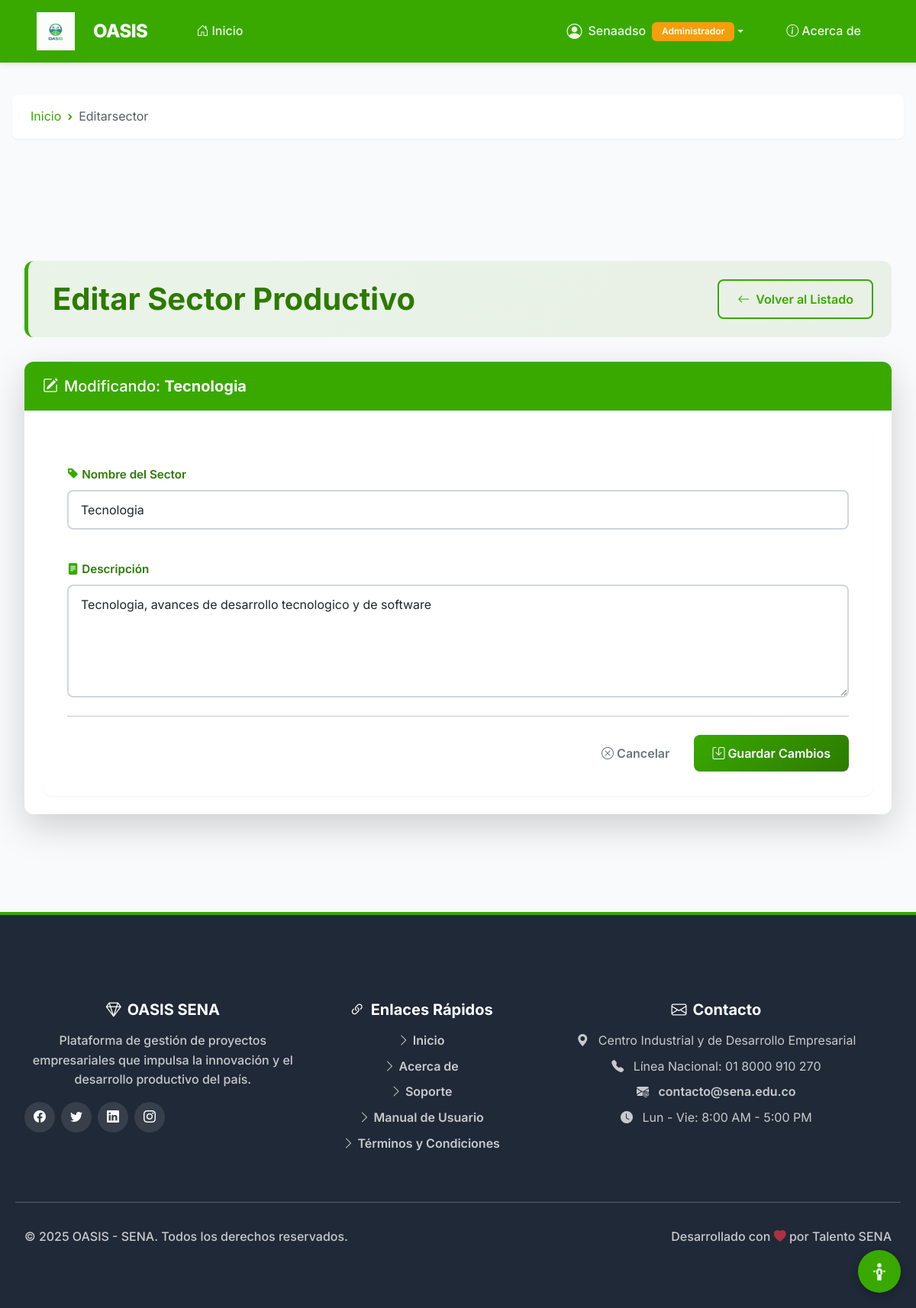
Page /gestion/sectores/editar/1/ (signed in) on the committed database.
### usuario/models.py (models this page shows, shortened)
class Usuario(AbstractUser):
    ADMIN = "ADMIN"
    EMPRESA = "EMPRESA"
    APRENDIZ = "APRENDIZ"
    INSTRUCTOR = "INSTRUCTOR"
    ROLES = [
        (ADMIN, "Administrador"),
        (EMPRESA, "Empresa"),
        (APRENDIZ, "Aprendiz"),
        (INSTRUCTOR, "Instructor"),
    ]
    rol = models.CharField(max_length=20, choices=ROLES, default=APRENDIZ, verbose_name="Rol del Usuario")
    esta_activo = models.BooleanField(default=True, verbose_name="Está Activo")
    class Meta:
        verbose_name = "Usuario del Sistema"
        verbose_name_plural = "Usuarios del Sistema"

class SectorProductivo(models.Model):
    nombre = models.CharField(max_length=100, unique=True, verbose_name="Sector Productivo")
    descripcion = models.TextField(blank=True, null=True, verbose_name="Descripción del Sector")
    class Meta:
        verbose_name = "Sector Productivo"
        verbose_name_plural = "Sectores Productivos"

### usuario/utils.py (the view)
        def _wrapped_view(request, *args, **kwargs):
            user = request.user
            if not user.is_authenticated:
                return redirect(reverse('auth:login') + f'?next={request.get_full_path()}')
            if user.is_superuser:
                return view_func(request, *args, **kwargs)
            if hasattr(user, 'rol') and user.rol in allowed_roles:
                return view_func(request, *args, **kwargs)
            messages.error(request, "No tienes permiso para acceder a esta página.")
            return redirect('home:inicio') # Redirige a la página de inicio de la app 'home'

### gestion/templates/editar_sector.html (shortened to what this page needs)
{% extends 'base.html' %}
{% load widget_tweaks %}
{% block content %}
<div class="container my-5">
    <div class="header-edit">
        <h1>
            Editar Sector Productivo
        </h1>
        <a href="{% url 'gestion:gestion_sectores' %}" class="btn btn-sena-outline">
            <i class="bi bi-arrow-left me-2"></i>Volver al Listado
        </a>
    </div>
    <div class="card card-edit shadow-lg">
        <div class="card-header card-header-edit">
            <h5 class="mb-0">
                <i class="bi bi-pencil-square me-2"></i>Modificando: <strong>{{ sector.nombre }}</strong>
            </h5>
        </div>
        <div class="card-body p-4">
            <form method="POST" novalidate>
                <div class="mb-4">
                    <label for="{{ form.nombre.id_for_label }}" class="form-label">
                        <i class="bi bi-tag-fill text-sena me-1"></i>Nombre del Sector
                    </label>
                    {% render_field form.nombre class="form-control" placeholder="Nombre del sector" %}
                </div>
                <div class="mb-4">
                    <label for="{{ form.descripcion.id_for_label }}" class="form-label">
                        <i class="bi bi-file-text-fill text-sena me-1"></i>Descripción
                    </label>
                    {% render_field form.descripcion class="form-control" rows="5" placeholder="Detalles del sector..." %}
                </div>
                <hr class="my-4">
                <div class="d-flex justify-content-end gap-2">
                    <a href="{% url 'gestion:gestion_sectores' %}" class="btn btn-outline-secondary">
                        <i class="bi bi-x-circle me-1"></i>Cancelar
                    </a>
                    <button type="submit" class="btn btn-sena">
                        <i class="bi bi-save me-1"></i>Guardar Cambios
                    </button>
                </div>
            </form>
        </div>
    </div>
</div>
{% endblock %}

### home/templates/base.html (shortened to what this page needs)
<!DOCTYPE html>
{% load static %}
<html lang="es">
<head>
    <link href="https://cdn.jsdelivr.net/npm/bootstrap@5.3.0/dist/css/bootstrap.min.css" rel="stylesheet">
    <link rel="stylesheet" href="https://cdn.jsdelivr.net/npm/bootstrap-icons@1.11.3/font/bootstrap-icons.min.css">
    <link rel="stylesheet" href="{% static 'css/styles.css' %}">
</head>
<body>
    <nav class="navbar navbar-expand-lg navbar-dark" id="mainNavbar">
        <div class="container-fluid px-lg-5">
            <a class="navbar-brand d-flex align-items-center" href="{% url 'home:inicio' %}">
                <img class="logo_OASIS" src="{% static 'img/logo/Logo_OASIS.jpg' %}" alt="Logo OASIS">
                <span>OASIS</span>
            </a>
            <div class="collapse navbar-collapse" id="navbarNav">
                <ul class="navbar-nav me-auto mb-2 mb-lg-0 ms-lg-4">
                    <li class="nav-item">
                        <a class="nav-link {% if request.resolver_match.url_name == 'home:inicio' %}active{% endif %}"
                            href="{% url 'home:inicio' %}">
                            <i class="bi bi-house-door me-1"></i>Inicio
                        </a>
                    </li>
                </ul>
                <ul class="navbar-nav align-items-lg-center gap-2">
                    {% if user.is_authenticated %}
                    <li class="nav-item dropdown">
                        <a class="nav-link dropdown-toggle d-flex align-items-center" href="#"
                            id="userDropdown" role="button" data-bs-toggle="dropdown" aria-expanded="false">
                            <i class="bi bi-person-circle fs-5 me-2"></i>
                            <span>{{ user.username }}</span>
                            {% if user.get_rol_display %}
                            <span class="badge bg-warning ms-2">{{ user.get_rol_display }}</span>
                            {% endif %}
                        </a>
                    </li>
                    {% endif %}
                    <li class="nav-item">
                        <a class="nav-link {% if request.resolver_match.url_name == 'home:acerca_de' %}active{% endif %}"
                            href="{% url 'home:acerca_de' %}">
                            <i class="bi bi-info-circle me-1"></i>Acerca de
                        </a>
                    </li>
                </ul>
            </div>
        </div>
    </nav>
{% if request.resolver_match.url_name != 'home:inicio' %}
<nav aria-label="breadcrumb" class="container mt-3">
    <ol class="breadcrumb">
        <li class="breadcrumb-item">
            <a href="{% url 'home:inicio' %}">Inicio</a>
        </li>
        <li class="breadcrumb-item active" aria-current="page">
            {% if request.resolver_match.url_name %}
                {{ request.resolver_match.url_name|capfirst|cut:"_" }}
            {% else %}
                Página
            {% endif %}
        </li>
    </ol>
</nav>
{% endif %}
    <main class="container py-4">
        {% block content %}{% endblock %}
    </main>
    <footer class="mt-auto">
        <div class="container">
            <div class="row g-4 py-5">
                <div class="col-lg-4 col-md-6">
                    <h5 class="fw-bold mb-3">
                        <i class="bi bi-gem me-2"></i>OASIS SENA
                    </h5>
                    <p class="opacity-75 mb-3">
                        Plataforma de gestión de proyectos empresariales que impulsa
                        la innovación y el desarrollo productivo del país.
                    </p>
                    <div class="d-flex gap-2">
                        <a href="#" class="social-icon" title="Facebook" aria-label="Facebook">
                            <i class="bi bi-facebook"></i>
                        </a>
                        <a href="#" class="social-icon" title="Twitter" aria-label="Twitter">
                            <i class="bi bi-twitter"></i>
                        </a>
                        <a href="#" class="social-icon" title="LinkedIn" aria-label="LinkedIn">
                            <i class="bi bi-linkedin"></i>
                        </a>
                        <a href="#" class="social-icon" title="Instagram" aria-label="Instagram">
                            <i class="bi bi-instagram"></i>
                        </a>
                    </div>
                </div>
                <div class="col-lg-3 col-md-6">
                    <h5 class="fw-bold mb-3">
                        <i class="bi bi-link-45deg me-2"></i>Enlaces Rápidos
                    </h5>
                    <ul class="list-unstyled">
                        <li class="mb-2">
                            <a href="{% url 'home:inicio' %}" class="opacity-75">
                                <i class="bi bi-chevron-right me-1"></i>Inicio
                            </a>
                        </li>
                        <li class="mb-2">
                            <a href="{% url 'home:acerca_de' %}" class="opacity-75">
                                <i class="bi bi-chevron-right me-1"></i>Acerca de
                            </a>
                        </li>
                        <li class="mb-2">
                            <a href="{% url 'auth:contacto' %}" class="opacity-75">
                                <i class="bi bi-chevron-right me-1"></i>Soporte
                            </a>
                        </li>
                        <li class="mb-2">
                            <a href="{% url 'auth:manual_usuario' %}" class="opacity-75">
                                <i class="bi bi-chevron-right me-1"></i>Manual de Usuario
                            </a>
                        </li>
                        <li class="mb-2">
                            <a href="{% url 'home:tyc' %}" class="opacity-75">
                                <i class="bi bi-chevron-right me-1"></i>Términos y Condiciones
                            </a>
                        </li>
                    </ul>
                </div>
                <div class="col-lg-5 col-md-12">
                    <h5 class="fw-bold mb-3">
                        <i class="bi bi-envelope me-2"></i>Contacto
                    </h5>
                    <ul class="list-unstyled opacity-75">
                        <li class="mb-2">
                            <i class="bi bi-geo-alt-fill me-2"></i>
                            Centro Industrial y de Desarrollo Empresarial
                        </li>
                        <li class="mb-2">
                            <i class="bi bi-telephone-fill me-2"></i>
                            Línea Nacional: 01 8000 910 270
                        </li>
                        <li class="mb-2">
                            <i class="bi bi-envelope-at-fill me-2"></i>
                            <a href="mailto:contacto@sena.edu.co">contacto@sena.edu.co</a>
                        </li>
                        <li class="mb-2">
                            <i class="bi bi-clock-fill me-2"></i>
                            Lun - Vie: 8:00 AM - 5:00 PM
                        </li>
                    </ul>
                </div>
            </div>
            <div class="row border-top border-white border-opacity-25 pt-4 pb-3">
                <div class="col-md-6 text-center text-md-start mb-2 mb-md-0">
                    <p class="mb-0 opacity-75">
                        &copy; 2025 OASIS - SENA. Todos los derechos reservados.
                    </p>
                </div>
                <div class="col-md-6 text-center text-md-end">
                    <p class="mb-0 opacity-75">
                        Desarrollado con <i class="bi bi-heart-fill text-danger"></i> por Talento SENA
                    </p>
                </div>
            </div>
        </div>
    </footer>
    <button id="accesibilidad-btn" aria-label="Menú de accesibilidad" title="Accesibilidad (Alt+A)">
    </button>
</body>
</html>

### rows in the picture
Usuario: username "Senaadso", rol "Administrador"
SectorProductivo: nombre "Tecnologia", descripcion "Tecnologia, avances de desarrollo tecnologico y de software"

### other values in the picture
{{ request.resolver_match.url_name|capfirst|cut:"_" }} "Editarsector"
